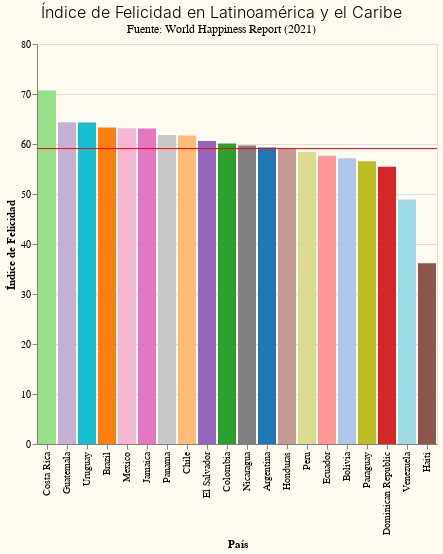

The cell this chart's notebook holds for it:
### Code cell
G3A = alt.Chart(WHI_LyC).mark_bar(color='green').encode(
    x= alt.X('País:N', title='País', sort='-y'),
    y= alt.Y('Puntaje escala 100:Q', title='Índice de Felicidad'),
    color = alt.Color("País", legend=None, scale=alt.Scale(scheme='category20')),
    tooltip= ['País', 'Puntaje escala 100', 'PBI per cápita Log', 'Soporte social', 'Esperanza de vida saludable',
              'Libertad para decidir sobre su vida', 'Generosidad', 'Percepciones sobre corrupción']
)

G3B = alt.Chart(WHI_LyC).mark_rule(color='red').encode(
    y='mean(Puntaje escala 100):Q',
    tooltip=['mean(Puntaje escala 100):Q']
)

(G3A + G3B).properties(
    width=400,
    height=400,
    title={
      "text": ["Índice de Felicidad en Latinoamérica y el Caribe"], 
      "subtitle": ["Fuente: World Happiness Report (2021)"],
      "color": "Black",
      "subtitleColor": "Black"}
)

### Figure 1 — Vega-Lite specification as saved in the notebook (floating-point values rounded to 4 significant figures)
{"config": {"title": {"font": "Bree Serif, Serif", "fontSize": 16, "fontWeight": 300, "offset": 0, "anchor": "left"}, "axis": {"labelFont": "Bree Serif, Serif", "fontSize": "Bree Serif, Serif", "titleFont": "Bree Serif, Serif", "domainColor": "gray"}, "header": {"labelFont": "Bree Serif, Serif", "titleFont": "Bree Serif, Serif"}, "legend": {"labelFont": "Spectral", "fontSize": 12, "titleFont": "Spectral", "symbolType": "square", "padding": 1}, "background": "#fffbf0"}, "layer": [{"mark": {"type": "bar", "color": "green"}, "encoding": {"color": {"type": "nominal", "field": "País", "legend": null, "scale": {"scheme": "category20"}}, "tooltip": [{"type": "nominal", "field": "País"}, {"type": "quantitative", "field": "Puntaje escala 100"}, {"type": "quantitative", "field": "PBI per cápita Log"}, {"type": "quantitative", "field": "Soporte social"}, {"type": "quantitative", "field": "Esperanza de vida saludable"}, {"type": "quantitative", "field": "Libertad para decidir sobre su vida"}, {"type": "quantitative", "field": "Generosidad"}, {"type": "quantitative", "field": "Percepciones sobre corrupción"}], "x": {"type": "nominal", "field": "País", "sort": "-y", "title": "País"}, "y": {"type": "quantitative", "field": "Puntaje escala 100", "title": "Índice de Felicidad"}}}, {"mark": {"type": "rule", "color": "red"}, "encoding": {"tooltip": [{"type": "quantitative", "aggregate": "mean", "field": "Puntaje escala 100"}], "y": {"type": "quantitative", "aggregate": "mean", "field": "Puntaje escala 100"}}}], "data": {"name": "data-da93fb230ade8e085800f2aa00258db5"}, "height": 400, "title": {"text": ["Índice de Felicidad en Latinoamérica y el Caribe"], "subtitle": ["Fuente: World Happiness Report (2021)"], "color": "Black", "subtitleColor": "Black"}, "width": 400, "$schema": "https://vega.github.io/schema/vega-lite/v4.8.1.json", "datasets": {"data-da93fb230ade8e085800f2aa00258db5": [{"País": "Costa Rica", "Región": "Latinoamérica y el Caribe", "Puntaje": 7.069, "PBI per cápita Log": 9.88, "Soporte social": 0.891, "Esperanza de vida saludable": 71.4, "Libertad para decidir sobre su vida": 0.934, "Generosidad": -0.126, "Percepciones sobre corrupción": 0.809, "Explicado por PBI per cápita Log": 1.134, "Explicado por Soporte social": 0.966, "Explicado por Esperanza de vida saludable": 0.722, "Explicado por Libertad para decidir sobre su vida": 0.673, "Explicado por Generosidad": 0.105, "Explicado por Percepciones sobre corrupción": 0.083, "Distopía + residual": 3.387, "Puntaje escala 100": 70.69}, {"País": "Guatemala", "Región": "Latinoamérica y el Caribe", "Puntaje": 6.435, "PBI per cápita Log": 9.053, "Soporte social": 0.813, "Esperanza de vida saludable": 64.96, "Libertad para decidir sobre su vida": 0.906, "Generosidad": -0.038, "Percepciones sobre corrupción": 0.775, "Explicado por PBI per cápita Log": 0.845, "Explicado por Soporte social": 0.79, "Explicado por Esperanza de vida saludable": 0.519, "Explicado por Libertad para decidir sobre su vida": 0.638, "Explicado por Generosidad": 0.163, "Explicado por Percepciones sobre corrupción": 0.105, "Distopía + residual": 3.375, "Puntaje escala 100": 64.35}, {"País": "Uruguay", "Región": "Latinoamérica y el Caribe", "Puntaje": 6.431, "PBI per cápita Log": 9.966, "Soporte social": 0.925, "Esperanza de vida saludable": 69.1, "Libertad para decidir sobre su vida": 0.896, "Generosidad": -0.092, "Percepciones sobre corrupción": 0.59, "Explicado por PBI per cápita Log": 1.164, "Explicado por Soporte social": 1.042, "Explicado por Esperanza de vida saludable": 0.649, "Explicado por Libertad para decidir sobre su vida": 0.625, "Explicado por Generosidad": 0.128, "Explicado por Percepciones sobre corrupción": 0.223, "Distopía + residual": 2.6, "Puntaje escala 100": 64.31}, {"País": "Brazil", "Región": "Latinoamérica y el Caribe", "Puntaje": 6.33, "PBI per cápita Log": 9.577, "Soporte social": 0.882, "Esperanza de vida saludable": 66.6, "Libertad para decidir sobre su vida": 0.804, "Generosidad": -0.071, "Percepciones sobre corrupción": 0.756, "Explicado por PBI per cápita Log": 1.028, "Explicado por Soporte social": 0.944, "Explicado por Esperanza de vida saludable": 0.571, "Explicado por Libertad para decidir sobre su vida": 0.514, "Explicado por Generosidad": 0.142, "Explicado por Percepciones sobre corrupción": 0.117, "Distopía + residual": 3.015, "Puntaje escala 100": 63.3}, {"País": "Mexico", "Región": "Latinoamérica y el Caribe", "Puntaje": 6.317, "PBI per cápita Log": 9.859, "Soporte social": 0.831, "Esperanza de vida saludable": 68.6, "Libertad para decidir sobre su vida": 0.862, "Generosidad": -0.147, "Percepciones sobre corrupción": 0.799, "Explicado por PBI per cápita Log": 1.126, "Explicado por Soporte social": 0.83, "Explicado por Esperanza de vida saludable": 0.634, "Explicado por Libertad para decidir sobre su vida": 0.585, "Explicado por Generosidad": 0.092, "Explicado por Percepciones sobre corrupción": 0.089, "Distopía + residual": 2.961, "Puntaje escala 100": 63.17}, {"País": "Jamaica", "Región": "Latinoamérica y el Caribe", "Puntaje": 6.309, "PBI per cápita Log": 9.186, "Soporte social": 0.877, "Esperanza de vida saludable": 67.5, "Libertad para decidir sobre su vida": 0.89, "Generosidad": -0.137, "Percepciones sobre corrupción": 0.884, "Explicado por PBI per cápita Log": 0.891, "Explicado por Soporte social": 0.932, "Explicado por Esperanza de vida saludable": 0.599, "Explicado por Libertad para decidir sobre su vida": 0.618, "Explicado por Generosidad": 0.099, "Explicado por Percepciones sobre corrupción": 0.035, "Distopía + residual": 3.135, "Puntaje escala 100": 63.09}, {"País": "Panama", "Región": "Latinoamérica y el Caribe", "Puntaje": 6.18, "PBI per cápita Log": 10.35, "Soporte social": 0.896, "Esperanza de vida saludable": 69.65, "Libertad para decidir sobre su vida": 0.872, "Generosidad": -0.166, "Percepciones sobre corrupción": 0.856, "Explicado por PBI per cápita Log": 1.298, "Explicado por Soporte social": 0.976, "Explicado por Esperanza de vida saludable": 0.667, "Explicado por Libertad para decidir sobre su vida": 0.596, "Explicado por Generosidad": 0.079, "Explicado por Percepciones sobre corrupción": 0.053, "Distopía + residual": 2.509, "Puntaje escala 100": 61.8}, {"País": "Chile", "Región": "Latinoamérica y el Caribe", "Puntaje": 6.172, "PBI per cápita Log": 10.07, "Soporte social": 0.882, "Esperanza de vida saludable": 70.0, "Libertad para decidir sobre su vida": 0.742, "Generosidad": -0.044, "Percepciones sobre corrupción": 0.83, "Explicado por PBI per cápita Log": 1.2, "Explicado por Soporte social": 0.946, "Explicado por Esperanza de vida saludable": 0.678, "Explicado por Libertad para decidir sobre su vida": 0.438, "Explicado por Generosidad": 0.159, "Explicado por Percepciones sobre corrupción": 0.07, "Distopía + residual": 2.682, "Puntaje escala 100": 61.72}, {"País": "El Salvador", "Región": "Latinoamérica y el Caribe", "Puntaje": 6.061, "PBI per cápita Log": 9.054, "Soporte social": 0.762, "Esperanza de vida saludable": 66.4, "Libertad para decidir sobre su vida": 0.888, "Generosidad": -0.11, "Percepciones sobre corrupción": 0.688, "Explicado por PBI per cápita Log": 0.845, "Explicado por Soporte social": 0.675, "Explicado por Esperanza de vida saludable": 0.565, "Explicado por Libertad para decidir sobre su vida": 0.615, "Explicado por Generosidad": 0.116, "Explicado por Percepciones sobre corrupción": 0.16, "Distopía + residual": 3.085, "Puntaje escala 100": 60.61}, {"País": "Colombia", "Región": "Latinoamérica y el Caribe", "Puntaje": 6.012, "PBI per cápita Log": 9.557, "Soporte social": 0.847, "Esperanza de vida saludable": 68.0, "Libertad para decidir sobre su vida": 0.837, "Generosidad": -0.135, "Percepciones sobre corrupción": 0.841, "Explicado por PBI per cápita Log": 1.021, "Explicado por Soporte social": 0.866, "Explicado por Esperanza de vida saludable": 0.615, "Explicado por Libertad para decidir sobre su vida": 0.554, "Explicado por Generosidad": 0.1, "Explicado por Percepciones sobre corrupción": 0.063, "Distopía + residual": 2.794, "Puntaje escala 100": 60.12}, {"País": "Nicaragua", "Región": "Latinoamérica y el Caribe", "Puntaje": 5.972, "PBI per cápita Log": 8.62, "Soporte social": 0.864, "Esperanza de vida saludable": 67.66, "Libertad para decidir sobre su vida": 0.836, "Generosidad": 0.02, "Percepciones sobre corrupción": 0.664, "Explicado por PBI per cápita Log": 0.693, "Explicado por Soporte social": 0.904, "Explicado por Esperanza de vida saludable": 0.604, "Explicado por Libertad para decidir sobre su vida": 0.553, "Explicado por Generosidad": 0.201, "Explicado por Percepciones sobre corrupción": 0.176, "Distopía + residual": 2.841, "Puntaje escala 100": 59.72}, {"País": "Argentina", "Región": "Latinoamérica y el Caribe", "Puntaje": 5.929, "PBI per cápita Log": 9.962, "Soporte social": 0.898, "Esperanza de vida saludable": 69.0, "Libertad para decidir sobre su vida": 0.828, "Generosidad": -0.182, "Percepciones sobre corrupción": 0.834, "Explicado por PBI per cápita Log": 1.162, "Explicado por Soporte social": 0.98, "Explicado por Esperanza de vida saludable": 0.646, "Explicado por Libertad para decidir sobre su vida": 0.544, "Explicado por Generosidad": 0.069, "Explicado por Percepciones sobre corrupción": 0.067, "Distopía + residual": 2.461, "Puntaje escala 100": 59.29}, {"País": "Honduras", "Región": "Latinoamérica y el Caribe", "Puntaje": 5.919, "PBI per cápita Log": 8.648, "Soporte social": 0.812, "Esperanza de vida saludable": 67.3, "Libertad para decidir sobre su vida": 0.857, "Generosidad": 0.081, "Percepciones sobre corrupción": 0.809, "Explicado por PBI per cápita Log": 0.703, "Explicado por Soporte social": 0.787, "Explicado por Esperanza de vida saludable": 0.593, "Explicado por Libertad para decidir sobre su vida": 0.578, "Explicado por Generosidad": 0.241, "Explicado por Percepciones sobre corrupción": 0.083, "Distopía + residual": 2.934, "Puntaje escala 100": 59.19}, {"País": "Peru", "Región": "Latinoamérica y el Caribe", "Puntaje": 5.84, "PBI per cápita Log": 9.458, "Soporte social": 0.832, "Esperanza de vida saludable": 68.25, "Libertad para decidir sobre su vida": 0.822, "Generosidad": -0.154, "Percepciones sobre corrupción": 0.891, "Explicado por PBI per cápita Log": 0.986, "Explicado por Soporte social": 0.833, "Explicado por Esperanza de vida saludable": 0.623, "Explicado por Libertad para decidir sobre su vida": 0.536, "Explicado por Generosidad": 0.087, "Explicado por Percepciones sobre corrupción": 0.031, "Distopía + residual": 2.744, "Puntaje escala 100": 58.4}, {"País": "Ecuador", "Región": "Latinoamérica y el Caribe", "Puntaje": 5.764, "PBI per cápita Log": 9.313, "Soporte social": 0.821, "Esperanza de vida saludable": 68.8, "Libertad para decidir sobre su vida": 0.842, "Generosidad": -0.124, "Percepciones sobre corrupción": 0.843, "Explicado por PBI per cápita Log": 0.935, "Explicado por Soporte social": 0.806, "Explicado por Esperanza de vida saludable": 0.64, "Explicado por Libertad para decidir sobre su vida": 0.56, "Explicado por Generosidad": 0.107, "Explicado por Percepciones sobre corrupción": 0.062, "Distopía + residual": 2.653, "Puntaje escala 100": 57.64}, {"País": "Bolivia", "Región": "Latinoamérica y el Caribe", "Puntaje": 5.716, "PBI per cápita Log": 9.046, "Soporte social": 0.81, "Esperanza de vida saludable": 63.9, "Libertad para decidir sobre su vida": 0.875, "Generosidad": -0.077, "Percepciones sobre corrupción": 0.839, "Explicado por PBI per cápita Log": 0.842, "Explicado por Soporte social": 0.782, "Explicado por Esperanza de vida saludable": 0.486, "Explicado por Libertad para decidir sobre su vida": 0.6, "Explicado por Generosidad": 0.138, "Explicado por Percepciones sobre corrupción": 0.064, "Distopía + residual": 2.805, "Puntaje escala 100": 57.16}, {"País": "Paraguay", "Región": "Latinoamérica y el Caribe", "Puntaje": 5.653, "PBI per cápita Log": 9.448, "Soporte social": 0.893, "Esperanza de vida saludable": 65.9, "Libertad para decidir sobre su vida": 0.876, "Generosidad": 0.028, "Percepciones sobre corrupción": 0.882, "Explicado por PBI per cápita Log": 0.983, "Explicado por Soporte social": 0.97, "Explicado por Esperanza de vida saludable": 0.549, "Explicado por Libertad para decidir sobre su vida": 0.602, "Explicado por Generosidad": 0.206, "Explicado por Percepciones sobre corrupción": 0.037, "Distopía + residual": 2.306, "Puntaje escala 100": 56.53}, {"País": "Dominican Republic", "Región": "Latinoamérica y el Caribe", "Puntaje": 5.545, "PBI per cápita Log": 9.802, "Soporte social": 0.853, "Esperanza de vida saludable": 66.1, "Libertad para decidir sobre su vida": 0.86, "Generosidad": -0.133, "Percepciones sobre corrupción": 0.714, "Explicado por PBI per cápita Log": 1.106, "Explicado por Soporte social": 0.879, "Explicado por Esperanza de vida saludable": 0.555, "Explicado por Libertad para decidir sobre su vida": 0.581, "Explicado por Generosidad": 0.101, "Explicado por Percepciones sobre corrupción": 0.144, "Distopía + residual": 2.178, "Puntaje escala 100": 55.45}, {"País": "Venezuela", "Región": "Latinoamérica y el Caribe", "Puntaje": 4.892, "PBI per cápita Log": 9.073, "Soporte social": 0.861, "Esperanza de vida saludable": 66.7, "Libertad para decidir sobre su vida": 0.615, "Generosidad": -0.169, "Percepciones sobre corrupción": 0.827, "Explicado por PBI per cápita Log": 0.852, "Explicado por Soporte social": 0.897, "Explicado por Esperanza de vida saludable": 0.574, "Explicado por Libertad para decidir sobre su vida": 0.284, "Explicado por Generosidad": 0.078, "Explicado por Percepciones sobre corrupción": 0.072, "Distopía + residual": 2.135, "Puntaje escala 100": 48.92}, {"País": "Haiti", "Región": "Latinoamérica y el Caribe", "Puntaje": 3.615, "PBI per cápita Log": 7.477, "Soporte social": 0.54, "Esperanza de vida saludable": 55.7, "Libertad para decidir sobre su vida": 0.593, "Generosidad": 0.422, "Percepciones sobre corrupción": 0.721, "Explicado por PBI per cápita Log": 0.294, "Explicado por Soporte social": 0.173, "Explicado por Esperanza de vida saludable": 0.227, "Explicado por Libertad para decidir sobre su vida": 0.257, "Explicado por Generosidad": 0.463, "Explicado por Percepciones sobre corrupción": 0.139, "Distopía + residual": 2.06, "Puntaje escala 100": 36.15}]}}
